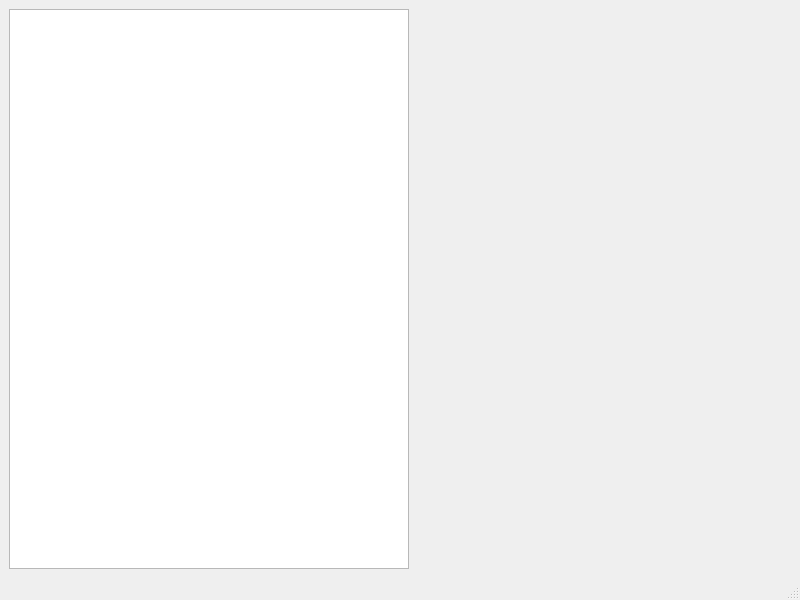
<?xml version="1.0" encoding="UTF-8"?>
<ui version="4.0">
 <class>MainWindow</class>
 <widget class="QMainWindow" name="MainWindow">
  <property name="geometry">
   <rect>
    <x>0</x>
    <y>0</y>
    <width>800</width>
    <height>600</height>
   </rect>
  </property>
  <property name="windowTitle">
   <string>MainWindow</string>
  </property>
  <widget class="QWidget" name="centralwidget">
   <layout class="QVBoxLayout" name="verticalLayout">
    <item>
     <layout class="QHBoxLayout" name="horizontalLayout">
      <item>
       <widget class="QTableWidget" name="Table">
        <property name="maximumSize">
         <size>
          <width>400</width>
          <height>16777215</height>
         </size>
        </property>
       </widget>
      </item>
      <item>
       <widget class="QWidget" name="PlotWidget" native="true"/>
      </item>
     </layout>
    </item>
    <item>
     <layout class="QHBoxLayout" name="horizontalLayout_2"/>
    </item>
   </layout>
  </widget>
  <widget class="QMenuBar" name="menubar">
   <property name="geometry">
    <rect>
     <x>0</x>
     <y>0</y>
     <width>800</width>
     <height>24</height>
    </rect>
   </property>
  </widget>
  <widget class="QStatusBar" name="statusbar"/>
 </widget>
 <resources/>
 <connections/>
</ui>
